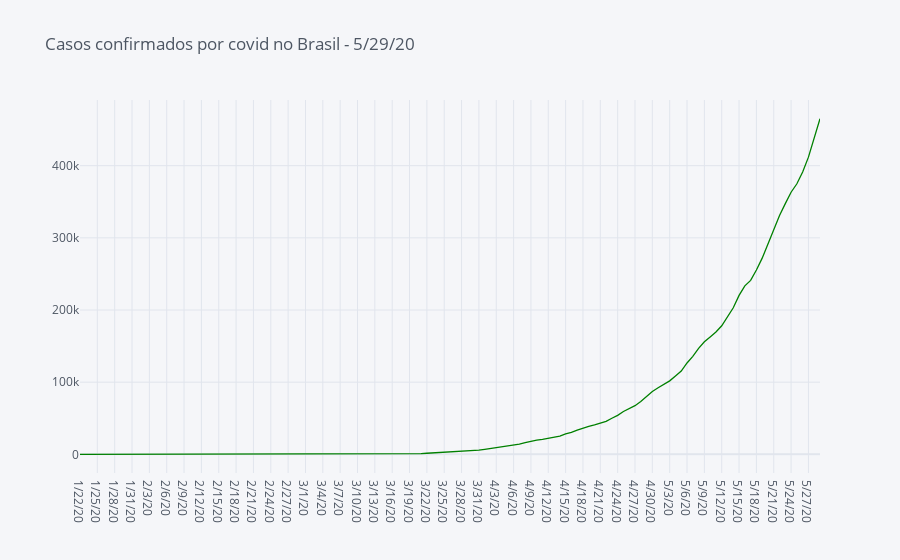

Write notebook code for a chart like this one.
### Code cell
date = db_confirmed_country.columns[db_confirmed_country.shape[1]-1]

db_confirmed_country.T['Brazil'].iplot(title = 'Casos confirmados por covid no Brasil - {}'.format(date),color='green')
plt.savefig('teste.jpg')

### Figure 1 — Plotly figure (JSON) as saved in the notebook; plotly's stock layout.template omitted (floating-point values rounded to 4 significant figures; data arrays with more than 128 entries replaced by an {"elided": "..."} marker saying what was removed)
{"data": [{"line": {"color": "rgba(0, 128, 0, 1.0)", "dash": "solid", "shape": "linear", "width": 1.3}, "mode": "lines", "name": "Brazil", "text": "", "type": "scatter", "x": {"elided": "129 str values"}, "y": {"elided": "129 int values"}}], "layout": {"legend": {"bgcolor": "#F5F6F9", "font": {"color": "#4D5663"}}, "paper_bgcolor": "#F5F6F9", "plot_bgcolor": "#F5F6F9", "title": {"font": {"color": "#4D5663"}, "text": "Casos confirmados por covid no Brasil - 5/29/20"}, "xaxis": {"gridcolor": "#E1E5ED", "showgrid": true, "tickfont": {"color": "#4D5663"}, "title": {"font": {"color": "#4D5663"}, "text": ""}, "zerolinecolor": "#E1E5ED"}, "yaxis": {"gridcolor": "#E1E5ED", "showgrid": true, "tickfont": {"color": "#4D5663"}, "title": {"font": {"color": "#4D5663"}, "text": ""}, "zerolinecolor": "#E1E5ED"}}}
